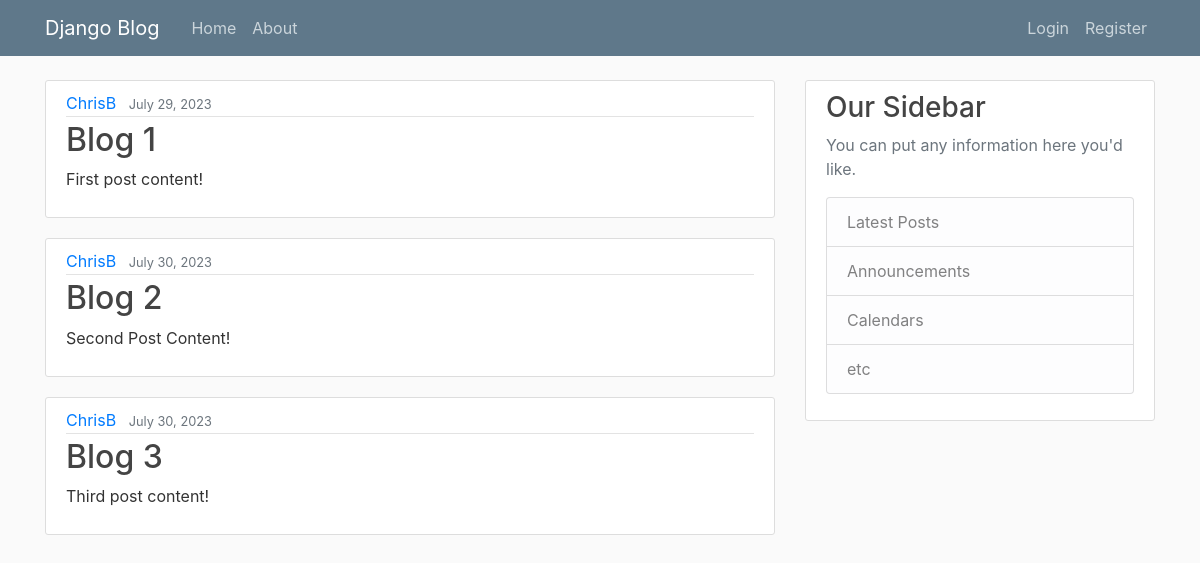
/, run on an earlier commit of the app's database.
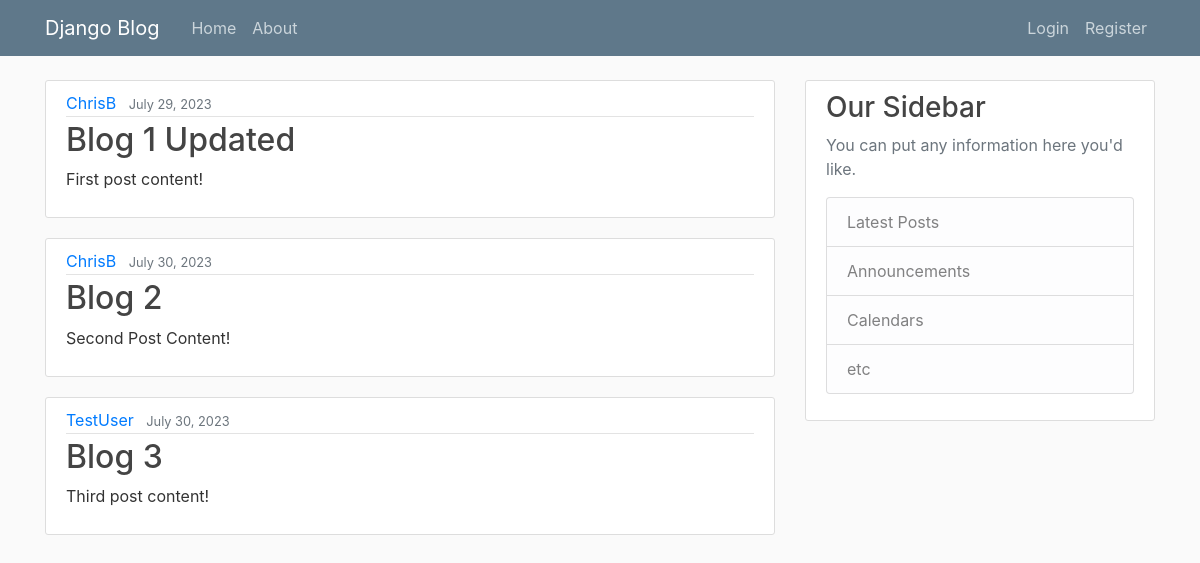
And on a later commit of the database.
### blog/models.py (models this page shows, shortened)
class Post(models.Model):
    title = models.CharField(max_length=100)
    content = models.TextField()
    date_posted = models.DateTimeField(default=timezone.now)
    author = models.ForeignKey(User, on_delete=models.CASCADE)

### blog/views.py (the view)
# urls.py: path('', views.home, name='blog-home'),
def home(request):
    context = {
        'posts': Post.objects.all()
    }
    return render(request, 'blog/home.html', context)

### blog/templates/blog/home.html
{% extends "blog/base.html" %}
{% block content %}
{% for post in posts %}
<article class="media content-section">
    <div class="media-body">
        <div class="article-metadata">
            <a class="mr-2" href="#">{{ post.author }}</a>
            <small class="text-muted">{{ post.date_posted|date:"F d, Y" }}</small>
        </div>
        <h2><a class="article-title" href="#">{{ post.title }}</a></h2>
        <p class="article-content">{{ post.content }}</p>
    </div>
</article>
{% endfor %}
{% endblock content %}

What changed in the data, as far as the page shows it:
changed Post "First post content!": title "Blog 1" → "Blog 1 Updated"
changed Post "Blog 3": author "ChrisB" → "TestUser"
